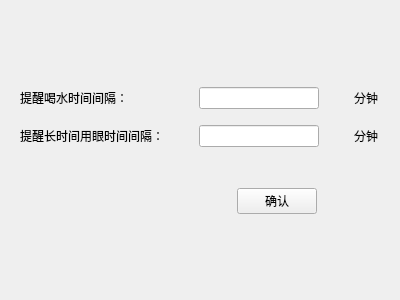
<?xml version="1.0" encoding="UTF-8"?>
<ui version="4.0">
 <class>Set_time</class>
 <widget class="QWidget" name="Set_time">
  <property name="geometry">
   <rect>
    <x>0</x>
    <y>0</y>
    <width>400</width>
    <height>300</height>
   </rect>
  </property>
  <property name="minimumSize">
   <size>
    <width>400</width>
    <height>300</height>
   </size>
  </property>
  <property name="maximumSize">
   <size>
    <width>400</width>
    <height>300</height>
   </size>
  </property>
  <property name="windowTitle">
   <string>Form</string>
  </property>
  <layout class="QGridLayout" name="gridLayout_2">
   <item row="0" column="0" colspan="2">
    <spacer name="verticalSpacer">
     <property name="orientation">
      <enum>Qt::Orientation::Vertical</enum>
     </property>
     <property name="sizeType">
      <enum>QSizePolicy::Policy::Fixed</enum>
     </property>
     <property name="sizeHint" stdset="0">
      <size>
       <width>20</width>
       <height>76</height>
      </size>
     </property>
    </spacer>
   </item>
   <item row="1" column="0" colspan="2">
    <layout class="QHBoxLayout" name="horizontalLayout">
     <item>
      <widget class="QLabel" name="label">
       <property name="maximumSize">
        <size>
         <width>144</width>
         <height>16777215</height>
        </size>
       </property>
       <property name="text">
        <string>提醒喝水时间间隔：</string>
       </property>
      </widget>
     </item>
     <item>
      <spacer name="horizontalSpacer">
       <property name="orientation">
        <enum>Qt::Orientation::Horizontal</enum>
       </property>
       <property name="sizeType">
        <enum>QSizePolicy::Policy::Fixed</enum>
       </property>
       <property name="sizeHint" stdset="0">
        <size>
         <width>20</width>
         <height>20</height>
        </size>
       </property>
      </spacer>
     </item>
     <item>
      <widget class="QLineEdit" name="drinkEdit">
       <property name="maximumSize">
        <size>
         <width>120</width>
         <height>16777215</height>
        </size>
       </property>
      </widget>
     </item>
     <item>
      <spacer name="horizontalSpacer_2">
       <property name="orientation">
        <enum>Qt::Orientation::Horizontal</enum>
       </property>
       <property name="sizeType">
        <enum>QSizePolicy::Policy::Fixed</enum>
       </property>
       <property name="sizeHint" stdset="0">
        <size>
         <width>20</width>
         <height>20</height>
        </size>
       </property>
      </spacer>
     </item>
     <item>
      <widget class="QLabel" name="label_3">
       <property name="maximumSize">
        <size>
         <width>24</width>
         <height>24</height>
        </size>
       </property>
       <property name="text">
        <string>分钟</string>
       </property>
      </widget>
     </item>
    </layout>
   </item>
   <item row="2" column="0">
    <spacer name="verticalSpacer_3">
     <property name="orientation">
      <enum>Qt::Orientation::Vertical</enum>
     </property>
     <property name="sizeType">
      <enum>QSizePolicy::Policy::Fixed</enum>
     </property>
     <property name="sizeHint" stdset="0">
      <size>
       <width>20</width>
       <height>10</height>
      </size>
     </property>
    </spacer>
   </item>
   <item row="3" column="0" colspan="2">
    <layout class="QGridLayout" name="gridLayout">
     <item row="0" column="0">
      <widget class="QLabel" name="label_2">
       <property name="maximumSize">
        <size>
         <width>144</width>
         <height>16777215</height>
        </size>
       </property>
       <property name="text">
        <string>提醒长时间用眼时间间隔：</string>
       </property>
      </widget>
     </item>
     <item row="0" column="1">
      <spacer name="horizontalSpacer_3">
       <property name="orientation">
        <enum>Qt::Orientation::Horizontal</enum>
       </property>
       <property name="sizeType">
        <enum>QSizePolicy::Policy::Fixed</enum>
       </property>
       <property name="sizeHint" stdset="0">
        <size>
         <width>20</width>
         <height>20</height>
        </size>
       </property>
      </spacer>
     </item>
     <item row="0" column="2">
      <widget class="QLineEdit" name="eystimeEdit">
       <property name="maximumSize">
        <size>
         <width>120</width>
         <height>120</height>
        </size>
       </property>
      </widget>
     </item>
     <item row="0" column="3">
      <spacer name="horizontalSpacer_4">
       <property name="orientation">
        <enum>Qt::Orientation::Horizontal</enum>
       </property>
       <property name="sizeType">
        <enum>QSizePolicy::Policy::Fixed</enum>
       </property>
       <property name="sizeHint" stdset="0">
        <size>
         <width>20</width>
         <height>20</height>
        </size>
       </property>
      </spacer>
     </item>
     <item row="0" column="4">
      <widget class="QLabel" name="label_4">
       <property name="maximumSize">
        <size>
         <width>24</width>
         <height>16777215</height>
        </size>
       </property>
       <property name="text">
        <string>分钟</string>
       </property>
      </widget>
     </item>
    </layout>
   </item>
   <item row="4" column="1">
    <spacer name="verticalSpacer_4">
     <property name="orientation">
      <enum>Qt::Orientation::Vertical</enum>
     </property>
     <property name="sizeType">
      <enum>QSizePolicy::Policy::Fixed</enum>
     </property>
     <property name="sizeHint" stdset="0">
      <size>
       <width>20</width>
       <height>35</height>
      </size>
     </property>
    </spacer>
   </item>
   <item row="5" column="1">
    <layout class="QHBoxLayout" name="horizontalLayout_2">
     <item>
      <spacer name="horizontalSpacer_5">
       <property name="orientation">
        <enum>Qt::Orientation::Horizontal</enum>
       </property>
       <property name="sizeType">
        <enum>QSizePolicy::Policy::Minimum</enum>
       </property>
       <property name="sizeHint" stdset="0">
        <size>
         <width>200</width>
         <height>20</height>
        </size>
       </property>
      </spacer>
     </item>
     <item>
      <widget class="QPushButton" name="ConfirmButton">
       <property name="text">
        <string>确认</string>
       </property>
      </widget>
     </item>
     <item>
      <spacer name="horizontalSpacer_6">
       <property name="orientation">
        <enum>Qt::Orientation::Horizontal</enum>
       </property>
       <property name="sizeHint" stdset="0">
        <size>
         <width>40</width>
         <height>20</height>
        </size>
       </property>
      </spacer>
     </item>
    </layout>
   </item>
   <item row="6" column="0" colspan="2">
    <spacer name="verticalSpacer_2">
     <property name="orientation">
      <enum>Qt::Orientation::Vertical</enum>
     </property>
     <property name="sizeHint" stdset="0">
      <size>
       <width>20</width>
       <height>80</height>
      </size>
     </property>
    </spacer>
   </item>
  </layout>
 </widget>
 <resources/>
 <connections/>
</ui>
